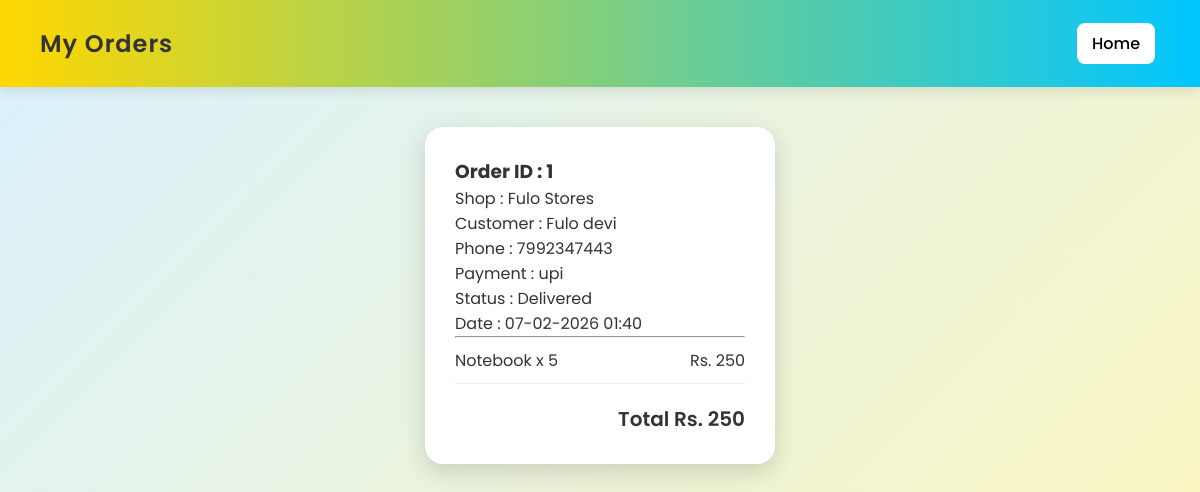
/my_orders (signed in), run on the app's committed database.
### main.py (models this page shows)
class Order(Base):
    __tablename__ = "orders"
    id = Column(Integer, primary_key=True)
    username = Column(String)
    shop_name = Column(String)
    customer_name = Column(String)
    phone = Column(String)
    items = Column(String)
    total = Column(Integer)
    payment_mode = Column(String)
    status = Column(String, default="Pending")
    timestamp = Column(String)

### main.py (the view)
@app.get("/my_orders", response_class=HTMLResponse)
def order_history(request: Request, db=Depends(get_db), _: None = Depends(verify_user)):
    username = request.cookies.get("user")
    orders_db = db.query(Order).filter(Order.username == username).all()
    orders = []
    for o in orders_db:
        orders.append({**o.__dict__, "items": json.loads(o.items)})
    return templates.TemplateResponse("order_history.html",
                                      {"request": request, "orders": orders})

### templates/order_history.html (shortened to what this page needs)
<!DOCTYPE html>
<html>
<head>
<link rel="stylesheet" href="/static/style.css">
</head>
<body>
<div class="topbar">
<h2>My Orders</h2>
<a href="/">Home</a>
</div>
<div class="payment-wrapper">
{% for order in orders %}
<div class="bill-card">
<h3>Order ID : {{order.id}}</h3>
<p>Shop : {{order.shop_name}}</p>
<p>Customer : {{order.customer_name}}</p>
<p>Phone : {{order.phone}}</p>
<p>Payment : {{order.payment_mode}}</p>
<p>Status : {{order.status}}</p>
<p>Date : {{order.timestamp}}</p>
<hr>
{% for k,v in order["items"].items() %}
<div class="bill-item">
<span>{{k}} x {{v.qty}}</span>
<span>Rs. {{v.qty * v.price}}</span>
</div>
{% endfor %}
<div class="bill-total">
Total Rs. {{order.total}}
</div>
</div>
{% endfor %}
</div>
</body>
</html>

### static/style.css (style rules this page uses)
* { margin:0; padding:0; box-sizing:border-box; font-family:'Poppins', sans-serif; }
body { background:linear-gradient(135deg,#d9f1ff,#fff6b7); min-height:100vh; color:#333; overflow-x:hidden; }
.topbar { display:flex; justify-content:space-between; align-items:center; padding:18px 40px; background:linear-gradient(90deg,#ffd700,#00c6ff); box-shadow:0 4px 12px rgba(0,0,0,0.1); flex-wrap:wrap; }
.topbar h2 { font-weight:600; letter-spacing:1px; }
.topbar a { text-decoration:none; font-weight:500; background:white; padding:8px 15px; border-radius:8px; transition:0.3s; color:black; margin:5px; }
.payment-wrapper { display:flex; justify-content:center; gap:40px; padding:40px; flex-wrap:wrap; }
.bill-card, .payment-card { background:white; padding:30px; border-radius:18px; width:350px; box-shadow:0 8px 25px rgba(0,0,0,0.15); }
.bill-item { display:flex; justify-content:space-between; padding:10px 0; border-bottom:1px solid #eee; }
.bill-total { margin-top:20px; font-size:20px; font-weight:600; text-align:right; }

### data on the page
Order: id "1", shop_name "Fulo Stores", customer_name "Fulo devi", phone "7992347443", payment_mode "upi", status "Delivered", timestamp "07-02-2026 01:40", items "Notebook", qty "5", qty "250", total "250"
